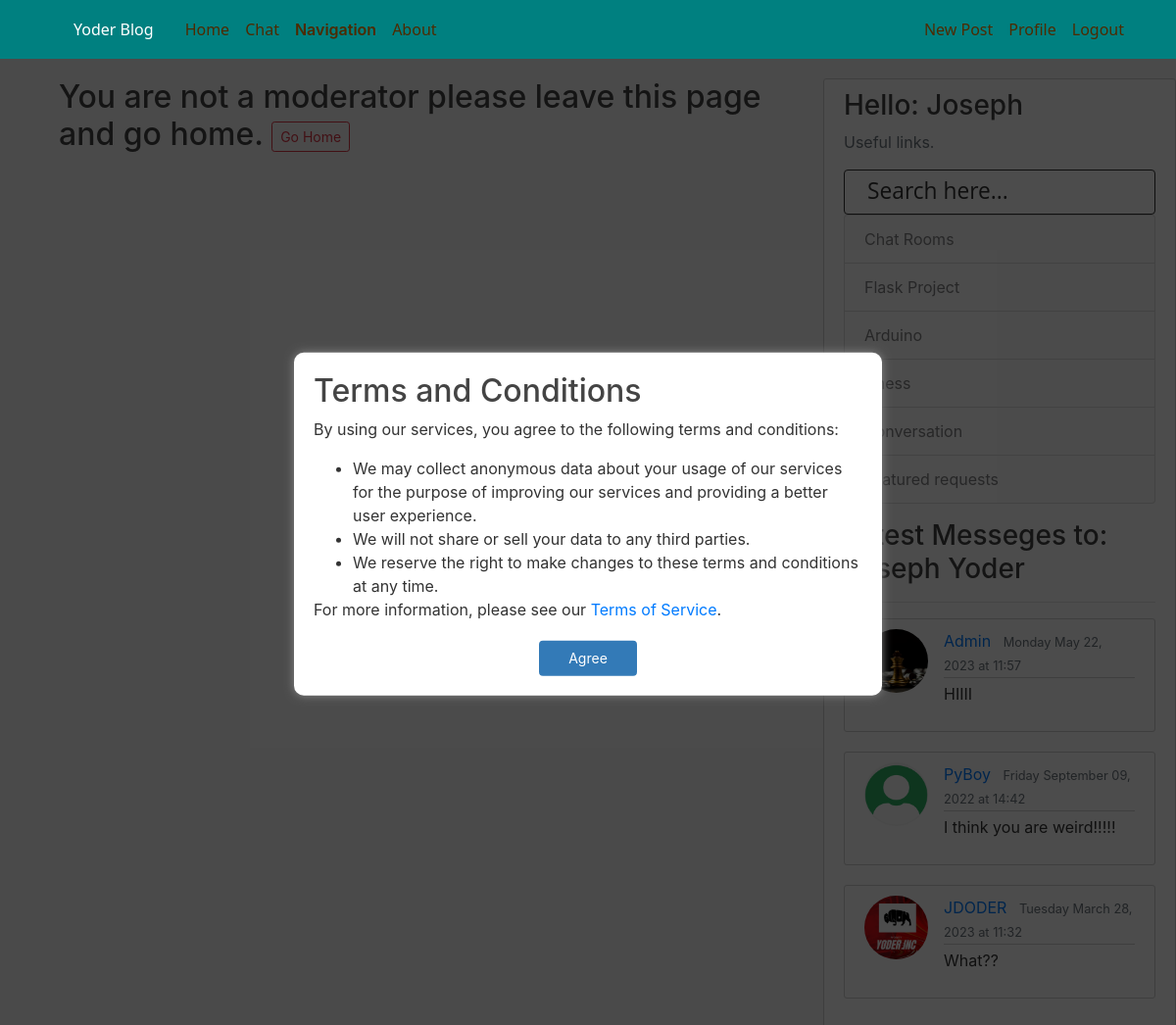
/users/ (signed in), run on the app's committed database.
### chat/models.py (models this page shows, shortened)
class Chat(models.Model):
    person_to = models.ForeignKey(User, on_delete=models.CASCADE, related_name='person_to')
    author = models.ForeignKey(User, on_delete=models.CASCADE, related_name='author')
    content = models.TextField(max_length=1000)
    date_posted = models.DateTimeField(default=timezone.now)

### users/models.py (models this page shows, shortened)
class Profile(models.Model):
    user = models.OneToOneField(User, on_delete=models.CASCADE)
    profile_pic = models.ImageField(default='default.png', upload_to='profile_pics')
    bio = models.TextField(default='This is my bio')
    likes = models.ManyToManyField(User, related_name='user_likes')
    theme = models.BooleanField(default=True)
    notifications = models.BooleanField(default=True)
    ip = models.GenericIPAddressField(null=True, blank=True)
    terms = models.BooleanField(default=False, null=False, blank=True)
    gps_coords = models.CharField(blank=True, null=True, max_length=2000)
    last_active = models.DateTimeField(null=True, blank=True)
    are_active =  models.BooleanField(default=False)
    layout = models.BooleanField(default=False)
    def save(self, *args, **kwargs):
        super().save()
        img = Image.open(self.profile_pic.path)
        if img.height > 200 or img.width > 200:
            output_size = (200, 200)
            img.thumbnail(output_size)
            img.save(self.profile_pic.path)

### users/views.py (the view)
# urls.py: path('users/', ShowUsers.as_view(), name="users"),
class ShowUsers(NotificationMixin, ListView):
    model = User
    def get_template_names(self):
        profile = Profile.objects.all().first()
        profile.layout = False
        if self.request.user.is_authenticated:
            profile = self.request.user.profile
        if profile.layout:
            return ['themetwo/users/users.html']
        else:
            return ['users/users.html']
    context_object_name = 'users'
    def get_queryset(self):
        queryset = User.objects.all()
        for i in queryset:
            if i.profile.last_active:
                i.profile.are_active = (timezone.now() - i.profile.last_active).total_seconds() <= 420
        return queryset
    def get_context_data(self, *args, **kwargs):
        context = super().get_context_data(*args, **kwargs)
        num_registered_users = User.objects.count()
        active_threshold = timezone.now() - timezone.timedelta(minutes=7)
        active_users = User.objects.filter(profile__last_active__gte=active_threshold)
        context['active_users'] = active_users
        context['number_of_users'] = num_registered_users
        return context

### users/templates/users/users.html
{% extends "blog/layout.html" %}
{% block content %}
{% if user.is_staff or user.is_superuser %}
  {% for user in users %}
  <article class="media content-section">
    <img src="{{ user.profile.profile_pic.url }}" alt="" class="rounded-circle article-img">
    <div class="media-body">
      <div class="article-metadata">
        <a class="mr-2" href="{% url 'user-posts' user.username %}">{{ user.username }}</a>
        <small class="text-muted">{{ user.date_joined|date:"l F d, Y \a\t H:i" }}</small>
        {% if user.profile.are_active == False %}
        🔴
      {% else %}
        🟢
      {% endif %}
      </div>
      <h2><a class="article-title" href="{% url 'user-posts' user.username %}">{{ user.username }}</a></h2>
      <p class="article-content">{{ user.profile.bio|safe }}</p>
      <p class="article-content">IP: {{ user.profile.ip }}</p>
      <p class="article-content">GPS Coords: {{ user.profile.gps_coords }}</p>
      <a href="{% url 'location' user.username %}" class="btn btn-primary">View Location</a>
      <hr>
      <p class="article-content">Theme: {{ user.profile.theme }}</p>
      <p class="article-content">Likes: {{ user.profile.total_likes }}</p>
      <p class="article-content">Last Active: {{ user.profile.last_active }}</p>
      <p class="article-content">Are Active: {{ user.profile.are_active }}</p>
      <p class="article-content">Layout: {{ user.profile.layout }}</p>
      <a href="{% url 'user-posts' user.username %}" class="btn btn-primary">View Posts</a>
      {% if user.profile.are_active == False %}
        <img src="https://upload.wikimedia.org/wikipedia/commons/thumb/a/a7/Red_circle.svg/1200px-Red_circle.svg.png" width="10px" height="10px">
      {% endif %}
    </div>
  </article>
{% endfor %}
  <div style="margin: 50px;">
    {% if is_paginated %}
      {% if page_obj.has_previous %}
        <a href="?page=1" class="btn btn-outline-info mb-4 mr-4">First</a>
      {% endif %}
      {% for num in page_obj.paginator.page_range %}
      {% if page_obj.number == num %}
        <a href="?page={{ num }}" class="btn btn-info mb-4">{{ page_obj.number }}</a>
      {% elif num > page_obj.number|add:'-4' and num < page_obj.number|add:'4' %}
                <a href="?page={{ num }}" class="btn btn-outline-info mb-4">{{ num }}</a>
      {% endif %}
      {% endfor %}
      {% if page_obj.has_next %}
        <a href="?page={{ page_obj.paginator.num_pages }}" class="btn btn-outline-info mb-4 ml-4">Last</a>
      {% endif %}
      <small class="text-muted">Total Pages: {{ page_obj.paginator.num_pages }}</small>
    {% endif %}
  </div>
{% else %}
<h2>You are not a moderator please leave this page and go home. <a href="/" class="btn btn-sm btn-outline-danger">Go Home</a></h2>
{% endif %}
{% endblock content %}

### main/templates/blog/layout.html (shortened to what this page needs)
{% load static %}
<!DOCTYPE html>
<html>
<head>
		<link rel="stylesheet" href="https://unpkg.com/leaflet@1.7.1/dist/leaflet.css"/>
  <link href="{% static 'css/variables.css' %}" rel="stylesheet">
  <link href="{% static 'css/main2.css' %}" rel="stylesheet">
    <link rel="stylesheet" href="https://maxcdn.bootstrapcdn.com/bootstrap/4.0.0/css/bootstrap.min.css">
    <link rel="stylesheet" type="text/css" href="{% static 'main.css' %}">
    {% if user.is_authenticated %}
    {% if user.profile.theme %}
        <link rel="stylesheet" type="text/css" href="{% static 'light.css' %}">
    {% else %}
        <link rel="stylesheet" type="text/css" href="{% static 'dark.css' %}">
    {% endif %}
    {% else %}
        <link rel="stylesheet" type="text/css" href="{% static 'light.css' %}">
    {% endif %}
</head>
<body id="body">
  <header class="site-header">
    <nav class="navbar navbar-expand-md navbar-dark bg-steel fixed-top">
      <div class="container">
        <a class="navbar-brand mr-4" href="{% url 'blog-home' %}">Yoder Blog</a>
        <div class="collapse navbar-collapse" id="navbarToggle">
          <ul class="navbar-nav mr-auto">
            <li class="nav-item">
              <a class="nav-link" href="{% url 'blog-home' %}">Home</a>
            </li>
            <li class="nav-item">
              <a class="nav-link" href="{% url 'chat-home' %}">Chat</a>
            </li>
            <li class="dropdown"><span class="nav-link" style="font-weight: 600;">Navigation</span>
          </li>
            <li class="nav-item">
              <a class="nav-link" href="{% url 'blog-about' %}">About</a>
            </li>
          </ul>
          <ul class="navbar-nav ml-auto">
              {% if user.is_authenticated %}
              <a class="nav-item nav-link" href="{% url 'post-create' %}">New Post</a>
              <a class="nav-item nav-link" href="{% url 'profile' %}">Profile</a>
              <a class="nav-item nav-link" href="{% url 'logout' %}">Logout</a>
              {% else %}
              <a class="nav-item nav-link" href="{% url 'login' %}">Login</a>
              <a class="nav-item nav-link" href="{% url 'register' %}">Register</a>
              {% endif %}
            </div>
          </div>
      </nav>
    </header>
    <main role="main" class="container-flex" style="margin-left:60px; overflow:hidden;">
      <div class="row">
        <div class="col-md-8">
					<div id="overlay">
							<div id="popup" class="popup">
									<h2>Terms and Conditions</h2>
									<p>By using our services, you agree to the following terms and conditions:</p>
									<ul>
											<li>We may collect anonymous data about your usage of our services for the purpose of improving our services and providing a better user experience.</li>
											<li>We will not share or sell your data to any third parties.</li>
											<li>We reserve the right to make changes to these terms and conditions at any time.</li>
									</ul>
									<p>For more information, please see our <a href="/terms" target="_blank">Terms of Service</a>.</p>
									<button id="close-btn" onclick="closePopup()">Agree</button>
							</div>
					</div>
          {% block content %}{% endblock %}
        </div>
        <div class="col-md-4" style="margin: 0;">
          <div class="content-section">
            {% if user.is_authenticated %}
            {% if user.is_authenticated %}
            {% if user.first_name %}
            <h3>Hello: {{ user.first_name }}</h3>
            {% else %}
            <h3>Hello: {{ user.username }}</h3>
            {% endif %}
            {% else %}
            <h3>Info</h3>
            {% endif %}
            <p class='text-muted'>Useful links.
              <form action="{% url 'search_results' %}" method="get">
          <input type="search" value="Search here..." onblur="if(this.value == '') { this.value = 'Search here...'; }" onfocus="if (this.value == 'Search here...') { this.value = ''; }" class="text-search" name="q" style="margin-top: 5px;">
       </form>
              <ul class="list-group">
                <a href="{% url 'room_list' %}" class="{% if user.profile.theme %}list-group-item-light{% else %}list-group-item-dark{% endif %} list-group-item dlistgroup" >Chat Rooms</a>
                <a href="https://www.flaskproject.tk" class="{% if user.profile.theme %}list-group-item-light{% else %}list-group-item-dark{% endif %} list-group-item dlistgroup"  target="blank">Flask Project</a>
                <a href="/category/Arduino/" class="{% if user.profile.theme %}list-group-item-light{% else %}list-group-item-dark{% endif %} list-group-item dlistgroup" >Arduino</a>
                <a href="/category/Chess/" class="{% if user.profile.theme %}list-group-item-light{% else %}list-group-item-dark{% endif %} list-group-item" >Chess</a>
                <a href="/category/Conversation/" class="{% if user.profile.theme %}list-group-item-light{% else %}list-group-item-dark{% endif %} list-group-item" >Conversation</a>
                <a href="/category/Feature-Requests/" class="{% if user.profile.theme %}list-group-item-light{% else %}list-group-item-dark{% endif %} list-group-item" >Featured requests</a>
              </ul>
            </p>
            {% if sidebar %}
            {% if user.is_authenticated %}
            {% if user.get_full_name %}
            <h3>Latest Messeges to: {{ user.get_full_name }}</h3>
            {% else %}
            <h3>Latest Messeges to {{ user.username }}</h3>
            {% endif %}
            <hr>
            {% for post in sidebar %}
            <article class="media content-section">
              <img src="{{ post.author.profile.profile_pic.url }}" alt="" class="rounded-circle article-img">
              <div class="media-body">
                <div class="article-metadata">
                  {% if post.author.username %}
                  <a class="mr-2" href="{% url 'user-posts' post.author.username %}">{{ post.author }}</a>
                  <small class="text-muted"><a href="{% url 'chat' post.author.pk %}" class="text-muted">{{ post.date_posted|date:"l F d, Y \a\t H:i" }}</a></small>{% endif %}
                </div>
                <p class="article-content" style="word-wrap: break-word;">{{ post.content|safe }}</p>
              </div>
            </article>
            {% endfor %}
            {% endif %}
            {% endif %}
          {% endif %}
        </div>
        </div>
      </div>
    </main>
</body>
</html>

### data on the page
Chat: author.profile.profile_pic (picture), author "Admin", date_posted "Monday May 22, 2023 at 11:57", content "HIIII"
Chat: author.profile.profile_pic (placeholder picture), author "PyBoy", date_posted "Friday September 09, 2022 at 14:42", content "I think you are weird!!!!!"
Chat: author.profile.profile_pic (picture), author "JDODER", date_posted "Tuesday March 28, 2023 at 11:32", content "What??"

### other printed values
{{ user.first_name }} "Joseph"
{{ user.get_full_name }} "Joseph Yoder"
